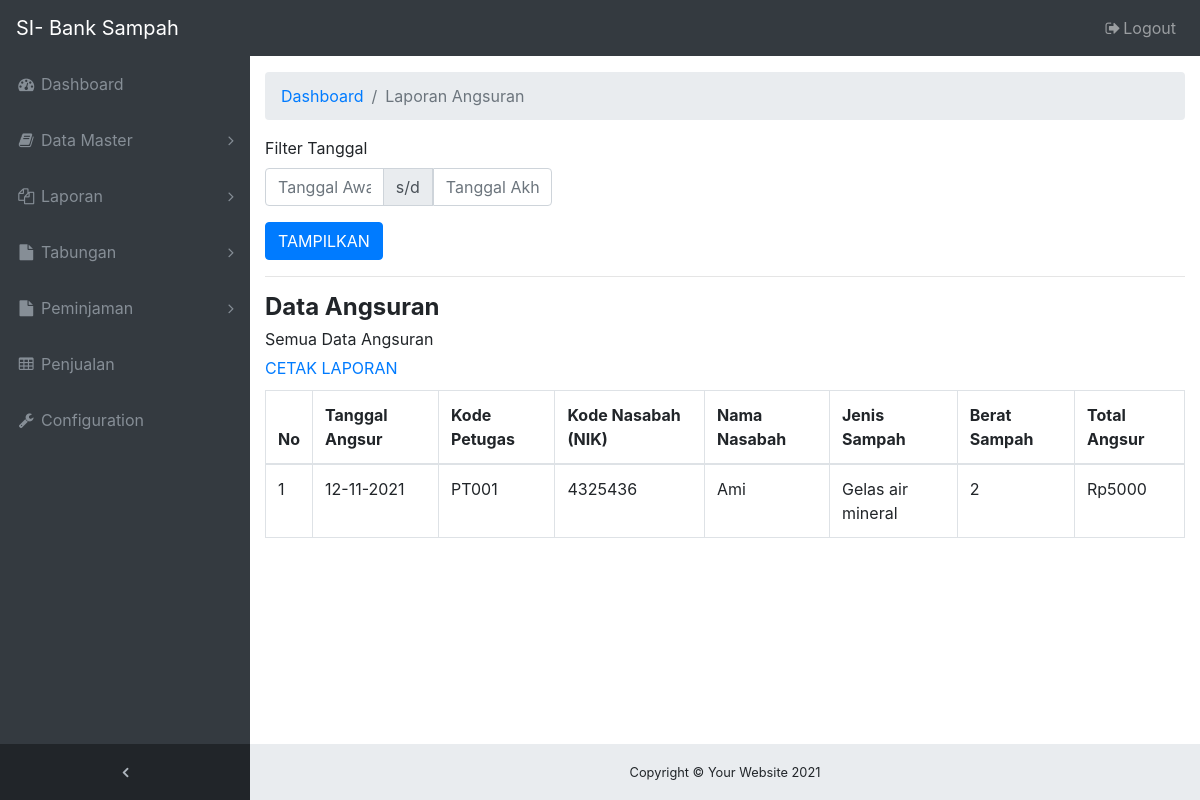
Before: /ADMIN/laporan-angsuran.php (signed in) with the older database file.
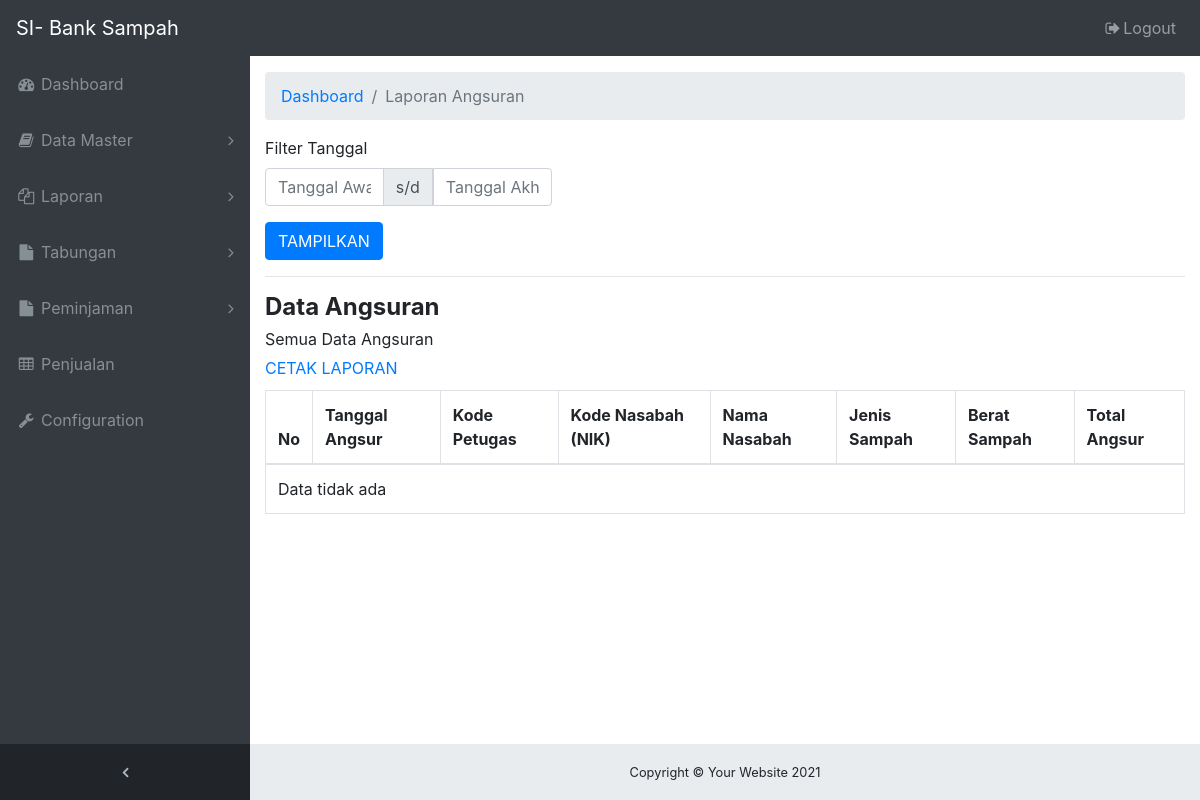
After: the same page with the newer database file.
### tables this page shows
CREATE TABLE `tb_angsuran` (
  `id_angsur` int(11) NOT NULL,
  `kode_angsur` varchar(10) NOT NULL,
  `petugas_id` int(11) NOT NULL,
  `nasabah_id` int(11) NOT NULL,
  `jenis_sampah_id` int(11) NOT NULL,
  `berat_angsur` int(11) NOT NULL,
  `total_angsur` int(11) NOT NULL,
  `tanggal_angsur` date NOT NULL
);

CREATE TABLE `tb_petugas` (
  `id_petugas` int(11) NOT NULL,
  `kode_petugas` varchar(10) NOT NULL,
  `users_id` int(11) NOT NULL,
  `jabatan` varchar(30) NOT NULL
);

CREATE TABLE `tb_nasabah` (
  `id_nasabah` int(11) NOT NULL,
  `kode_nasabah` varchar(20) NOT NULL,
  `users_id` int(11) NOT NULL,
  `pekerjaan` varchar(15) NOT NULL,
  `tgl_daftar` date NOT NULL,
  `nomor_rekening` varchar(20) NOT NULL,
  `saldo` int(11) NOT NULL,
  `pinjaman` int(11) NOT NULL
);

CREATE TABLE `tb_users` (
  `id` int(11) NOT NULL,
  `nama` varchar(50) NOT NULL,
  `jenis_kelamin` varchar(10) NOT NULL,
  `alamat` varchar(50) NOT NULL,
  `telp` varchar(15) NOT NULL,
  `username` varchar(20) NOT NULL,
  `password` varchar(20) NOT NULL,
  `level_user` int(11) NOT NULL
);

CREATE TABLE `tb_jenis_sampah` (
  `id_jenis_sampah` int(11) NOT NULL,
  `kode_jenis_sampah` varchar(10) NOT NULL,
  `nama_jenis` varchar(30) NOT NULL,
  `harga_beli` int(11) NOT NULL,
  `harga_jual` int(11) NOT NULL
);

### ADMIN/laporan-angsuran.php (the view, shortened to what this page needs)
<!DOCTYPE html>
<html lang="en">
  <head>
    <link href="vendor/bootstrap/css/bootstrap.min.css" rel="stylesheet">
    <link href="vendor/font-awesome/css/font-awesome.min.css" rel="stylesheet" type="text/css">
    <link href="vendor/datatables/dataTables.bootstrap4.css" rel="stylesheet">
    <link href="css/sb-admin.css" rel="stylesheet">
    <?php include 'navbar.php'; ?>
  </head>
  <body class="fixed-nav sticky-footer bg-dark" id="page-top">
    <div class="content-wrapper">
      <div class="container-fluid">
        <ol class="breadcrumb">
          <li class="breadcrumb-item">
            <a href="index.php">Dashboard</a>
          </li>
          <li class="breadcrumb-item active">Laporan Angsuran</li>
        </ol>
        <form method="GET" action="laporan-angsuran.php">
          <div class="row">
            <div class="col-sm-6 col-md-4">
              <div class="form-group">
                <label>Filter Tanggal</label>
                <div class="input-group">
                  <input type="text" name="tgl_awal" value="<?= @$_GET['tgl_awal'] ?>" class="form-control tgl_awal datetimepicker-input" placeholder="Tanggal Awal" data-toggle="datetimepicker" data-target=".tgl_awal" autocomplete="off">
                  <div class="input-group-append">
                    <span class="input-group-text">s/d</span>
                  </div>
                  <input type="text" name="tgl_akhir" value="<?= @$_GET['tgl_akhir'] ?>" class="form-control tgl_akhir datetimepicker-input" placeholder="Tanggal Akhir" data-toggle="datetimepicker" data-target=".tgl_akhir" autocomplete="off">
                </div>
              </div>
            </div>
          </div>
          <button type="submit" name="filter" value="true" class="btn btn-primary">TAMPILKAN</button>
        </form>
        <?php
        include "koneksi_db.php";
        $tgl_awal  = @$_GET['tgl_awal'];
        $tgl_akhir = @$_GET['tgl_akhir'];
        if(empty($tgl_awal) or empty($tgl_akhir)){
          $query     = "SELECT a.id_angsur, a.kode_angsur, p.kode_petugas, n.kode_nasabah, u.nama, j.nama_jenis, a.berat_angsur, a.total_angsur, a.tanggal_angsur FROM tb_angsuran a, tb_petugas p, tb_nasabah n, tb_users u, tb_jenis_sampah j WHERE a.nasabah_id = n.id_nasabah and a.petugas_id = p.id_petugas and n.users_id = u.id AND j.id_jenis_sampah = a.jenis_sampah_id ORDER BY a.id_angsur ASC";
          $url_cetak = "print-laporan-angsuran.php";
          $label     = "Semua Data Angsuran";
        }
        ?>
        <hr />
        <h4 style="margin-bottom: 5px;"><b>Data Angsuran</b></h4>
        <?php echo $label ?><br />
        <div style="margin-top: 5px;">
          <a href="<?php echo $url_cetak ?>">CETAK LAPORAN</a>
        </div>
        <div class="table-responsive" style="margin-top: 10px;">
          <table class="table table-bordered">
            <thead>
              <tr>
                <th>No</th>
                <th>Tanggal Angsur</th>
                <th>Kode Petugas</th>
                <th>Kode Nasabah (NIK)</th>
                <th>Nama Nasabah</th>
                <th>Jenis Sampah</th>
                <th>Berat Sampah</th>
                <th>Total Angsur</th>
              </tr>
            </thead>
            <tbody>
              <?php
              $sql = mysqli_query($koneksi, $query);
              $row = mysqli_num_rows($sql);
              $nomor = 1;
              if($row > 0){
              while($data = mysqli_fetch_array($sql)){
              $tgl = date('d-m-Y', strtotime($data['tanggal_angsur']));
              echo "<tr>";
                echo "<td>".$nomor++."</td>";
                echo "<td>".$tgl."</td>";
                echo "<td>".$data['kode_petugas']."</td>";
                echo "<td>".$data['kode_nasabah']."</td>";
                echo "<td>".$data['nama']."</td>";
                echo "<td>".$data['nama_jenis']."</td>";
                echo "<td>".$data['berat_angsur']."</td>";
                echo "<td>Rp".$data['total_angsur']."</td>";
              echo "</tr>";
              }
              }else{
              echo "<tr><td colspan='8'>Data tidak ada</td></tr>";
              }
              ?>
            </tbody>
          </table>
        </div>
      </div>
      <?php include 'footer.php'; ?>
    </div>
  </body>
</html>

Changed rows visible on the page:
removed tb_angsuran: tanggal_angsur "12-11-2021", petugas.kode_petugas "PT001", nasabah.kode_nasabah "4325436", tb_users.nama "Ami", jenis_sampah.nama_jenis "Gelas air mineral", berat_angsur "2", total_angsur "5000"
Other visible differences:
text now shown: "Data tidak ada"
